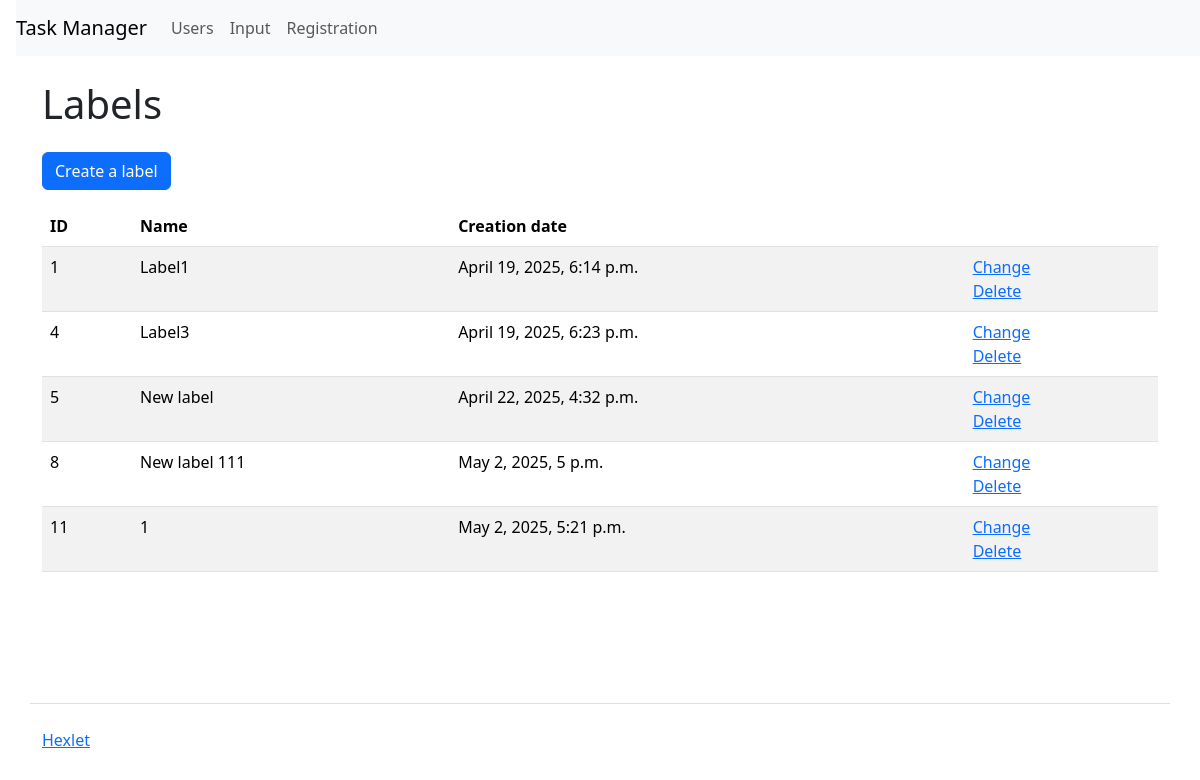
/labels/, run on an earlier commit of the app's database.
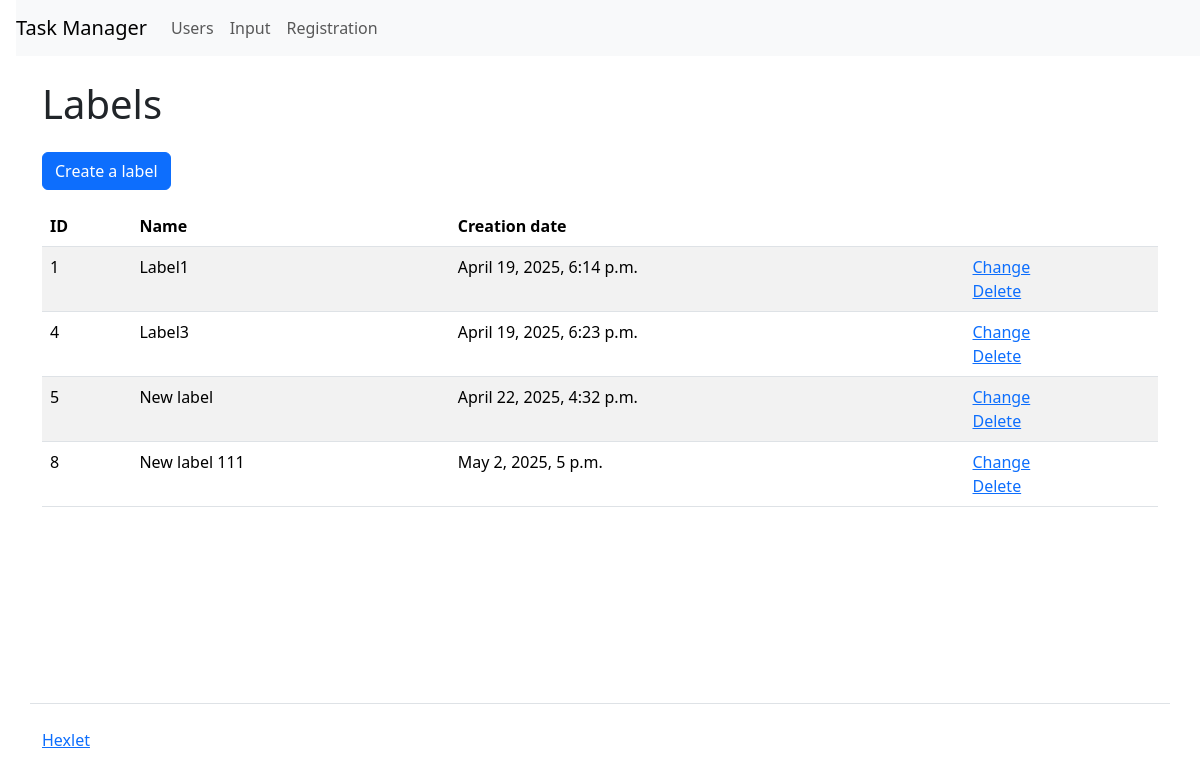
And on a later commit of the database.
### task_manager/labels/models.py (models this page shows, shortened)
class Labels(models.Model):
    name = models.TextField(max_length=150, verbose_name=_('Name'))
    created_at = models.DateTimeField(
        auto_now_add=True, verbose_name=_('Creation date')
        )
    updated_at = models.DateTimeField(
        auto_now=True, verbose_name=_('Update date')
        )

### task_manager/labels/views.py (the view)
# urls.py: path('', views.IndexView.as_view(), name='index'),
class IndexView(View):
    def get(self, request, *args, **kwargs):
        labels = Labels.objects.all()
        return render(request, 'labels/index.html', context={
            'name': _('Labels'),
            'labels': labels,
        })

### task_manager/templates/labels/index.html
{% extends "index.html" %}
{% load i18n %}
{% block context %}
<a class="btn btn-primary mb-3" href="/labels/create/" role="button">{% translate 'Create a label' %}</a>
<table class="table table-striped">
    <thead>
      <tr>
        <th>{% translate 'ID' %}</th>
        <th>{% translate 'Name' %}</th>
        <th>{% translate 'Creation date' %}</th>
        <th></th>
      </tr>
    </thead>
    <tbody>
      {% if labels %}
      {% for label in labels %}
        <tr>
          <td>{{ label.id }}</td>
          <td>{{ label.name }}</td>
          <td>{{ label.created_at }}</td>
          <td>
            <a href="/labels/{{ label.id }}/update/">{% translate 'Сhange' %}</a>
            <br>
            <a href="/labels/{{ label.id }}/delete/">{% translate 'Delete' %}</a>
          </td>
        </tr>
      {% endfor %}
      {% endif %}
    </tbody>
  </table>
{% endblock %}

### task_manager/templates/index.html (shortened to what this page needs)
<!DOCTYPE html>
{% load django_bootstrap5 %}
  {% bootstrap_css %}
{% load i18n %}
{% get_current_language as LANGUAGE_CODE %}
<html lang="{{ LANGUAGE_CODE }}">
  <head>
  </head>
  <body class="d-flex flex-column min-vh-100">
{% if request.user.is_authenticated %}
{% block header1 %}
    <nav class="navbar navbar-expand-lg navbar-light bg-light ms-3">
      <a class="navbar-brand" href="{%url 'index' %}">{% translate 'Task Manager' %}</a>
      <button class="navbar-toggler" data-bs-toggle="collapse" data-bs-target="#navbarToggleExternalContent">
        <span class="navbar-toggler-icon"></span>
      </button>
      <div class="collapse navbar-collapse" id="navbarToggleExternalContent">
        <ul class="navbar-nav mr-auto">
          <li class="nav-item">
            <a class="nav-link" href="{% url 'users:user_index' %}">{% translate 'Users' %}</a>
          </li>
        </ul>
        <ul class="navbar-nav">
            <li class="nav-item">
              <a class="nav-link" href="{% url 'statuses:status_index' %}">{% translate 'Statuses' %}</a>
            </li>
            <li class="nav-item">
              <a class="nav-link" href="{% url 'labels:label_index' %}">{% translate 'Labels' %}</a>
            </li>
            <li class="nav-item">
                <a class="nav-link" href="{% url 'tasks:task_index' %}">{% translate 'Tasks' %}</a>
            </li>
            <li class="nav-item">
                <a class="nav-link" href="{% url 'logout' %}">{% translate 'Exit' %}</a>
            </li>
        </ul>
      </div>
    </nav>
    <div class="container wrapper flex-grow-1">
      <h1 class="my-4">
{% for message in messages %}
<div class="{{ message.extra_tags }}" role="alert">
  <h5>{{ message }}</h5>
</div>
{% endfor %}
{{ name }}
      </h1>
{% endblock %}
{% else %}
{% block header2 %}
    <nav class="navbar navbar-expand-lg navbar-light bg-light ms-3">
      <a class="navbar-brand" href="{%url 'index' %}">{% translate 'Task Manager' %}</a>
      <div class="collapse navbar-collapse" id="navbarToggleExternalContent">
        <ul class="navbar-nav mr-auto">
          <li class="nav-item">
            <a class="nav-link" href="{% url 'users:user_index' %}">{% translate 'Users' %}</a>
          </li>
        </ul>
        <ul class="navbar-nav">
            <li class="nav-item">
              <a class="nav-link" href="{% url 'login' %}">{% translate 'Input' %}</a>
            </li>
            <li class="nav-item">
              <a class="nav-link" href="{% url 'users:user_create' %}">{% translate 'Registration' %}</a>
            </li>
        </ul>
      </div>
    </nav>
    <div class="container wrapper flex-grow-1">
      <h1 class="my-4">
{{ name }}
      </h1>
{% endblock %}
{% endif %}
{% block context %}{% endblock %}
    </div>
{% block footer %}
    <footer>
      <div class="container my-5 pt-4 border-top">
        <a target="_blank" href="https://ru.hexlet.io">{% translate 'Hexlet' %}</a>
      </div>
    </footer>
{% endblock %}
  </body>
</html>

What changed in the data, as far as the page shows it:
removed Labels: id "11", name "1", created_at "May 2, 2025, 5:21 p.m."
